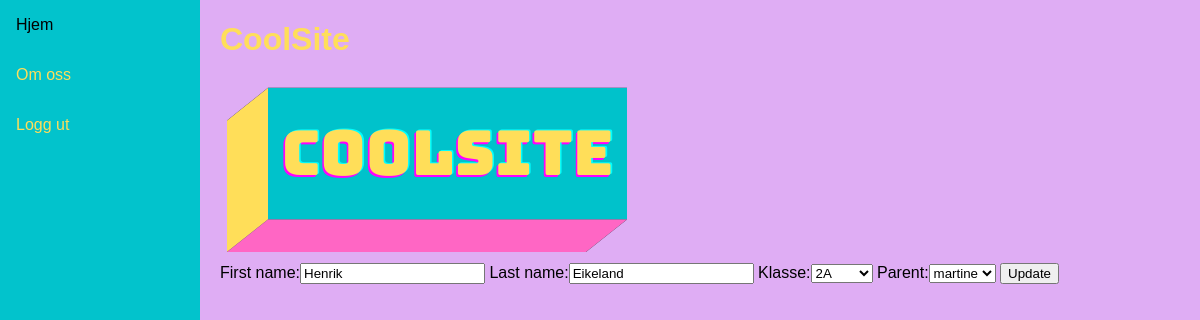
The page /cooluser/1/update on the database as committed earlier.
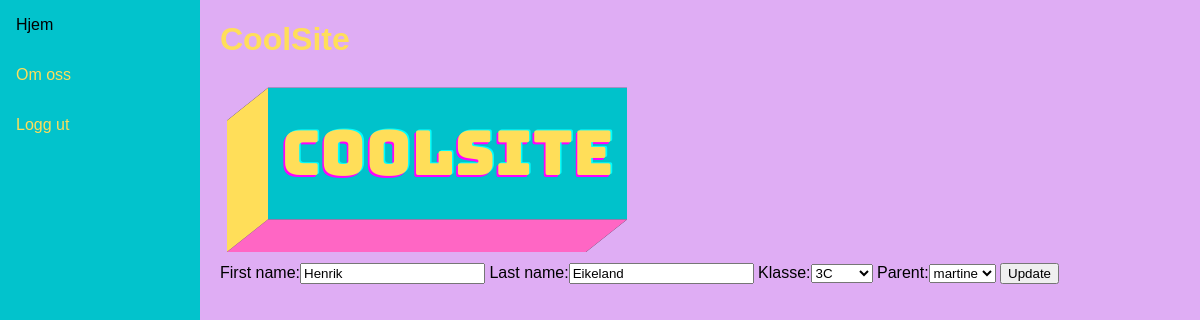
The same page on the database as committed later.
### coolflex/models.py (models this page shows, shortened)
class CoolUser(models.Model):
    first_name = models.CharField(max_length=20, default="CoolUser")
    last_name = models.CharField(max_length=20, default ="")
    klasse = models.ForeignKey(Klasse, null=True, related_name="cooluser", on_delete=models.CASCADE)
    teacher = models.ForeignKey(User, blank=True, on_delete=models.CASCADE, related_name="+")
    parent = models.ForeignKey(User, blank=True, on_delete=models.CASCADE, related_name="+")
    status = models.CharField(max_length=3, default="DEF", blank=True, null=True)
    timestamp = models.CharField(max_length=20, default="N/A", blank=True, null=True)
    location = models.CharField(max_length=20, default="N/A", blank=True, null=True)
    class Meta:
        ordering = ["last_name", "first_name"]

### coolflex/views.py (the view)
# urls.py: path("cooluser/<pk>/update", views.UpdateCoolUser.as_view(), name="updatecooluser"),
class UpdateCoolUser(UpdateView):
	model = CoolUser
	template_name = "coolflex/cooluser_update.html"
	form_class = UpdateCoolUserForm
	success_url = reverse_lazy('frontpage')

### coolflex/forms.py
class UpdateCoolUserForm(forms.ModelForm):
	class Meta:
		model = CoolUser
		fields = ("first_name", "last_name", "klasse", "parent" )

### coolflex/models.py (called while the page is built)
    def __str__(self):
        return self.navn

### coolflex/templates/coolflex/cooluser_update.html (shortened to what this page needs)
{% extends "coolflex/base.html" %}
{% block content %}
<form method="post">
  {{ form }}
  <input type="submit" value="Update"/>
</form>
{% endblock %}
{% block sidenav %}
<a href="{% url 'frontpage' %}">Hjem</a>
<a href="{% url 'info' %}">Om oss</a>
<a href="{% url 'logout' %}">Logg ut</a>
{% endblock %}

Rows that differ between the two databases and show on the page:
changed CoolUser "Henrik": klasse "2A" → "3C"
